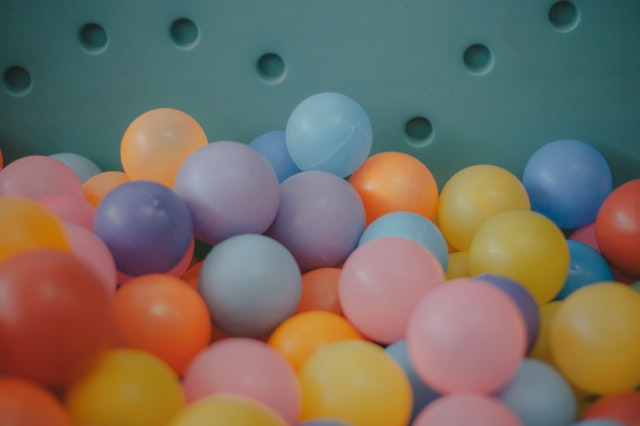
#> input picture 04_countour/balls.jpg, 640 x 426 px, given in place of the camera
$ python 09.circlevideo.py
#> lines starting #> are read from the running program, lines starting #| are printed output that depends on the picture; after the words box and inside, x2 and y2 are one past the last pixel; in counts of white or black regions, pixels touching at a corner belong together
import cv2
import numpy as np

cap = cv2.VideoCapture(0)

while True:
    ret, frame = cap.read()
#> frame is the input picture: shape (426, 640, 3); mean B, G, R 97.5, 110.1, 120
    if not ret:
        break

    # Gri tonlamalı ve bulanıklaştırılmış görüntüyü oluştur
    gray = cv2.cvtColor(frame, cv2.COLOR_BGR2GRAY)
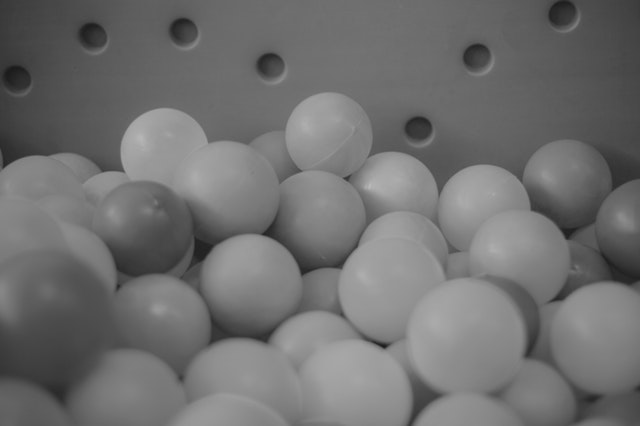
#> gray: shape (426, 640); min 26, max 185, mean 111.6
    edges = cv2.Canny(gray, 75, 150)
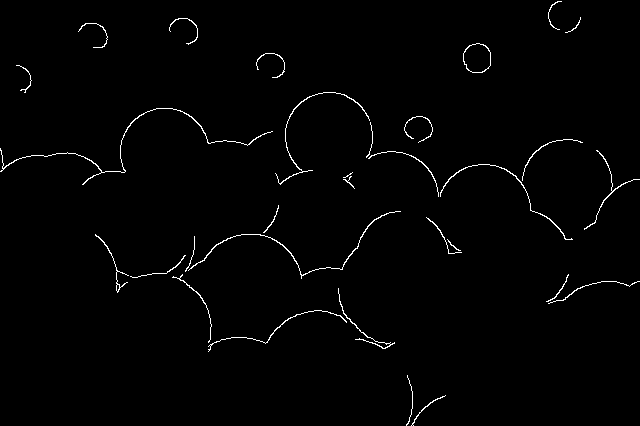
#> edges: shape (426, 640); 1.2% white in thin lines or dots

    # Hough Line Transform'u uygula
    lines = cv2.HoughLinesP(edges, 1, np.pi/180, 50, minLineLength=50, maxLineGap=10)
#> lines = None

    # HoughLinesP fonksiyonu None döndürdüyse işlem yapma
    if lines is not None:
        for line in lines:
            x1, y1, x2, y2 = line[0]
            cv2.line(frame, (x1, y1), (x2, y2), (0, 255, 0), 5)


    # Görüntüyü göster
    cv2.imshow('Frame', frame)

    # Çıkış için 'q' tuşuna bas
    if cv2.waitKey(1) & 0xFF == ord('q'):
#> (key q is pressed here)
        break

cap.release()
cv2.destroyAllWindows()
